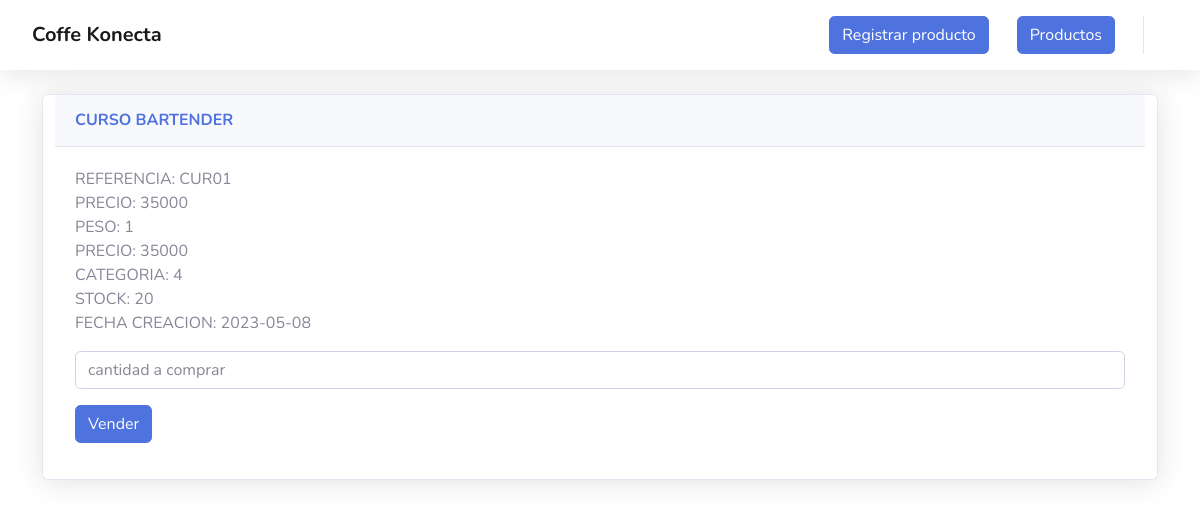
Page /View/Comprar.php?id=10 (signed in) on the committed database.
### tables this page shows
CREATE TABLE `producto` (
  `ID` int(11) NOT NULL,
  `NOMBRE_PRODUCTO` varchar(255) NOT NULL,
  `REFERENCIA` varchar(255) NOT NULL,
  `PRECIO` int(11) NOT NULL,
  `PESO` int(11) NOT NULL,
  `CATEGORIA` int(11) NOT NULL,
  `STOCK` int(11) NOT NULL,
  `FECHA_CREACION` date NOT NULL
);

### Controllers/controllersProductos.php (called while the page is built, shortened)
<?php
class ControllerProductos{
    public function getId(){
        require_once("./../Model/productos.php");
        $productos = new Productos();
        $data = $productos->getById($_GET['id']);
        return json_encode($data);
    }
}
?>

### db/database.php (called while the page is built)
<?php
class DATABASE{
    private $host;
    private $database_name;
    private $username;
    private $password;
    private $charset;
    public function __construct(){
        $this->host     = 'localhost';
        $this->database_name   = 'cafeteria';
        $this->username     = 'root';
        $this->password     = '';
        $this->charset  = 'utf8mb4';
    }
    function getConnection(){
        try {
            $option = [PDO::ATTR_ERRMODE => PDO::ERRMODE_EXCEPTION,
            PDO::ATTR_EMULATE_PREPARES => false];
            $conn = new PDO("mysql:host=" . $this->host
                            . ";dbname=" . $this->database_name
                            . ";charset=" . $this->charset
                            ,$this->username
                            ,$this->password
                            ,$option);
                            return $conn;
        } catch (PDOException $e) {
            print_r("Error connection : " . $e->getMessage());
        }
    }
}

### Model/productos.php (called while the page is built, shortened)
<?php
include_once('./../db/database.php');
class Productos extends DATABASE{
    private $table = 'producto';
    public function getById($id){
        try
        {
            $stm = $this->getConnection()->prepare("SELECT * FROM $this->table WHERE id= ?");
            $stm->execute([$id]);
            return $stm->fetch(PDO::FETCH_OBJ);
        }
        catch (PDOException $e)
        {
            die($e->getMessage());
        }
    }
}

### View/Comprar.php (the view, shortened to what this page needs)
<?php
echo "<link href='https://cdn.jsdelivr.net/npm/bootstrap@5.1.3/dist/css/bootstrap.min.css' rel='stylesheet'>";
require_once "./base/navbar.php";
?>
<div class="container">
    <div class="row mt-4">
    <?php
include_once './../Controllers/controllersProductos.php';
$controllers = new ControllerProductos;
$producto =  json_decode($controllers->getId($_GET['id'])) ;
?>
        <div class="card shadow mb-4">
            <div class="card-header py-3">
                <h6 class="m-0 font-weight-bold text-primary"><?php echo $producto->NOMBRE_PRODUCTO ?></h6>
            </div>
            <div class="card-body">
<?php
echo "REFERENCIA: " . $producto->REFERENCIA . "</br>";
echo "PRECIO: " . $producto->PRECIO . "</br>";
echo "PESO: " . $producto->PESO . "</br>";
echo "PRECIO: " . $producto->PRECIO . "</br>";
echo "CATEGORIA: " . $producto->CATEGORIA . "</br>";
echo "STOCK: " . $producto->STOCK . "</br>";
echo "FECHA CREACION: " . $producto->FECHA_CREACION . "</br>";
?>
<form action="./ruteador.php?controller=Comprar&action=create" method="post">
    <input class="form-control my-3" type="number" name="cantidad" placeholder="cantidad a comprar" >
    <input class="btn btn-primary" name="salvar" type="submit" value="Vender">
</form>
                </div>
                </div>
            </div>

### rows in the picture
producto: NOMBRE_PRODUCTO "CURSO BARTENDER", REFERENCIA "CUR01", PRECIO "35000", PESO "1", CATEGORIA "4", STOCK "20", FECHA_CREACION "2023-05-08"
